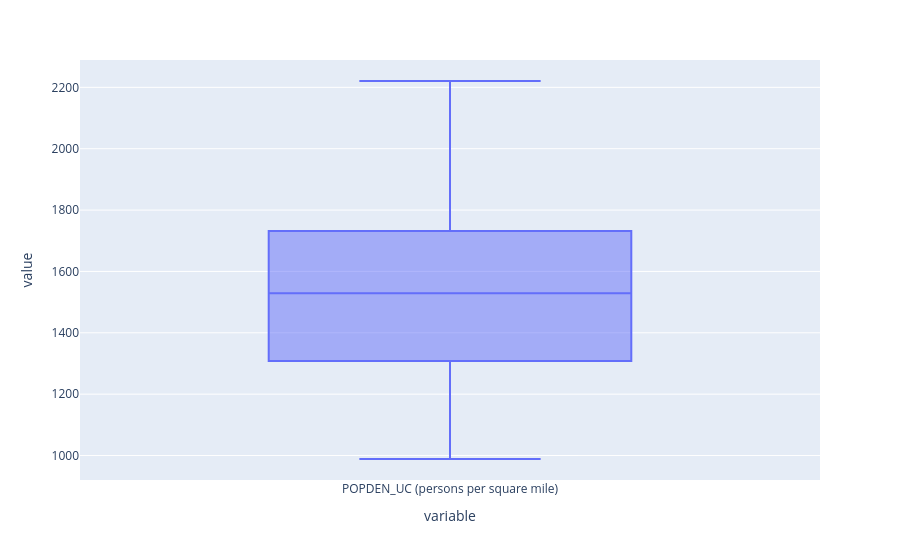

The code cell stored with this chart in its notebook:
### Markdown cell above
Below is the univariate analysis for the variable `POPDEN_UC (persons per square mile)`. According to the [data dictionary](https://www.sciencedirect.com/science/article/pii/S2352340918307182#t0005), this is "Population density of the urban areas (persons per square mile)"

### Code cell
univariate_analysis(df, 'POPDEN_UC (persons per square mile)')

### Figure 1 — Plotly figure (JSON) as saved in the notebook; plotly's stock layout.template omitted (floating-point values rounded to 4 significant figures; data arrays with more than 128 entries replaced by an {"elided": "..."} marker saying what was removed)
{"data": [{"alignmentgroup": "True", "hovertemplate": "variable=%{x}<br>value=%{y}<extra></extra>", "legendgroup": "", "marker": {"color": "#636efa"}, "name": "", "notched": false, "offsetgroup": "", "orientation": "v", "showlegend": false, "type": "box", "x": {"elided": "1534 str values"}, "x0": " ", "xaxis": "x", "y": {"elided": "1534 float values"}, "y0": " ", "yaxis": "y"}], "layout": {"boxmode": "group", "legend": {"tracegroupgap": 0}, "margin": {"t": 60}, "xaxis": {"anchor": "y", "domain": [0, 1], "title": {"text": "variable"}}, "yaxis": {"anchor": "x", "domain": [0, 1], "title": {"text": "value"}}}}
